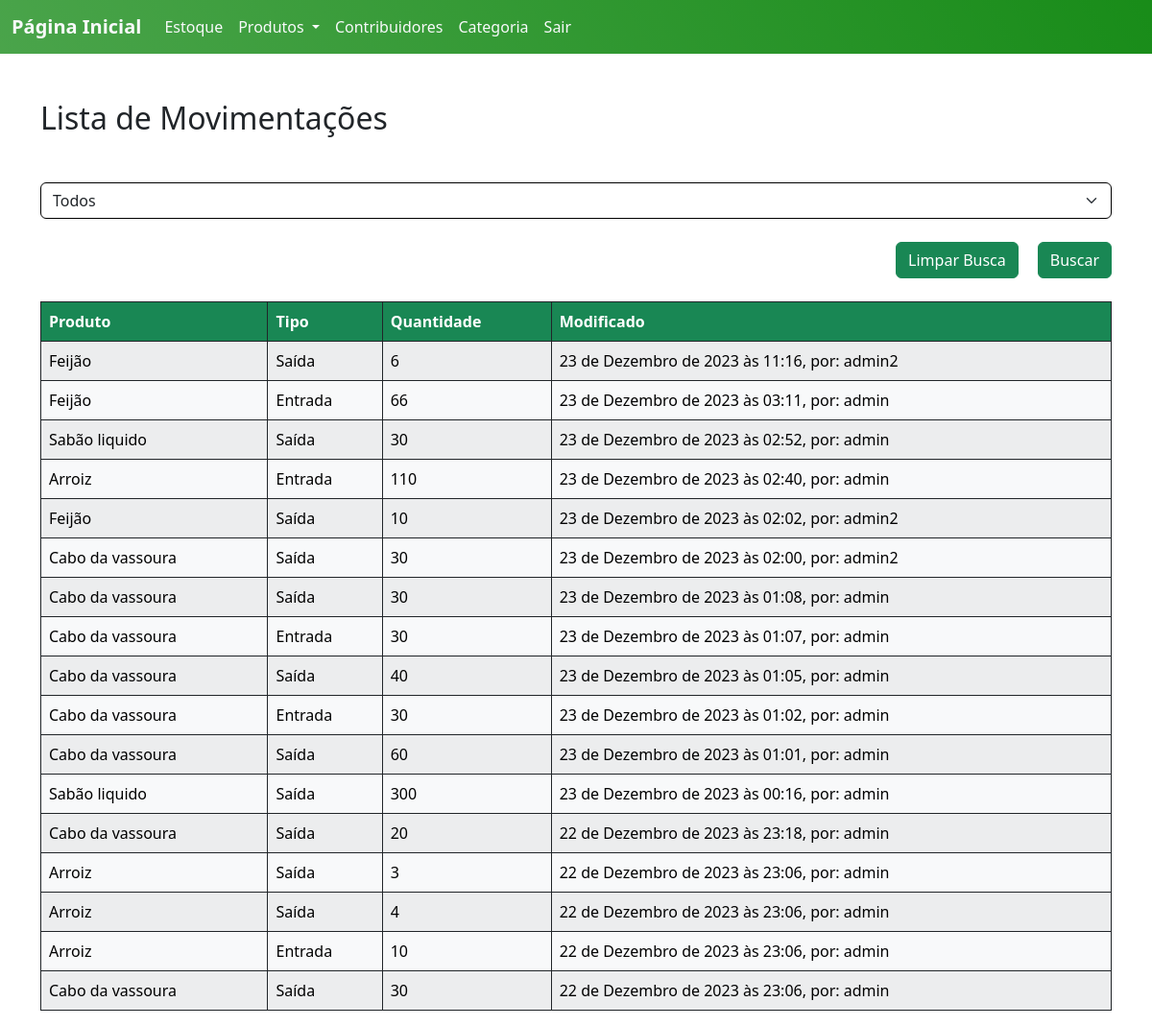
/Movimentos/ (signed in), run on an earlier commit of the app's database.
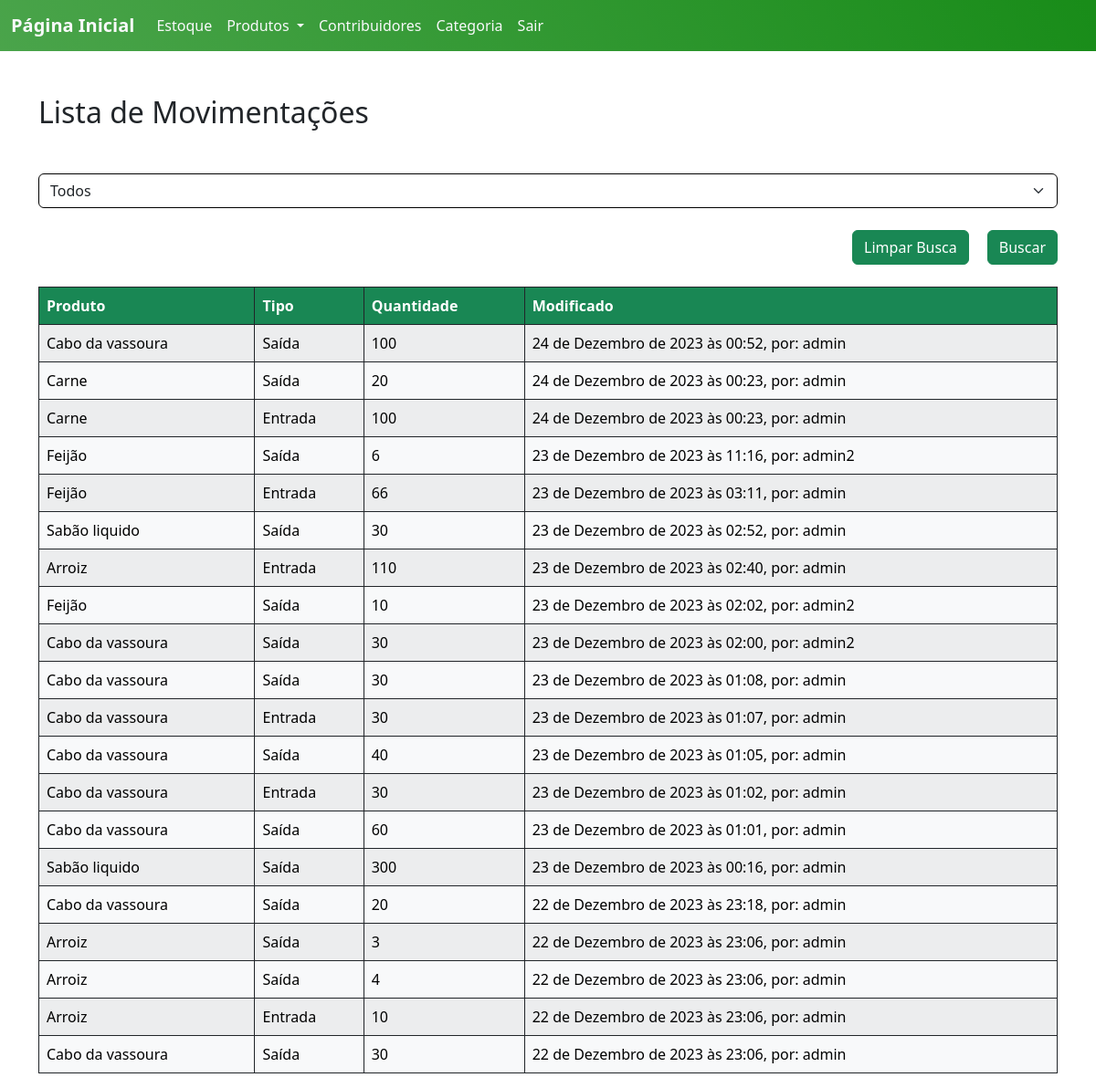
And on a later commit of the database.
### ABSJ/models.py (models this page shows, shortened)
class Movimento(models.Model):
    user = models.ForeignKey(User, on_delete=models.CASCADE)
    produto = models.ForeignKey(Produto, on_delete=models.CASCADE)
    quantidade = models.PositiveIntegerField()
    tipo = models.CharField(max_length=7, choices=MOVIMENTO)
    modificado = models.DateTimeField(auto_now=True)
    class Meta:
        ordering = ['-modificado']

class Produto(models.Model):
    user = models.ForeignKey(User, on_delete=models.CASCADE)
    categoria = models.ForeignKey(Categoria, on_delete=models.CASCADE, null=True)
    contribuidor = models.ForeignKey(Contribuidor, on_delete=models.CASCADE, null=True)
    produto = models.CharField(max_length=200)
    codigo = models.PositiveIntegerField(unique=True)
    estoque = models.PositiveIntegerField(default=0)
    validade = models.DateField()
    tempo_ultima_atualizacao = models.DateField(default=date.today)
    quantidade_dias = models.PositiveIntegerField(default=0)
    class Meta:
        ordering = ['produto']
    def __str__(self):
        return self.produto

### ABSJ/views.py (the view)
# urls.py: path('Movimentos/', v.movimento_list, name='Movimento_list'),
@login_required
def movimento_list(request):
    movimentos = m.Movimento.objects.all()
    tipo = request.GET.get('tipo')
    if tipo:
        movimentos = movimentos.filter(tipo=tipo)
    return render(request, 'list_Movimento.html', {'movimentos':movimentos})

### templates/list_Movimento.html (shortened to what this page needs)
{% extends 'home.html' %}
{% load static %}
{% block content %}
<div class="container mt-5">
  <h2 class="mb-5">Lista de Movimentações</h2>
  <form action="{% url 'Movimento_list' %}" method="GET">
    <select name="tipo" class="form-select mb-4">
      <option value="">Todos</option>
    </select>
    <div class="d-flex justify-content-end mb-4">
      <a class="btn btn-success"style="margin-right: 20px;" href="{% url 'Movimento_list' %}">Limpar Busca</a>
      <input class="btn btn-success" type="submit" value="Buscar">
    </div>
  </form>
  <div class="table-responsive">
    <table class="table table-striped table-bordered table-hover border-dark">
      <thead id="customTableHead" class="thead-dark table-custom">
        <tr>
          <th scope="col">Produto</th>
            <th scope="col" >Tipo</th>
            <th scope="col">Quantidade</th>
            <th scope="col">Modificado</th>
        </tr>
      </thead>
      <tbody>
        {% if movimentos %}
          {% for movimento in movimentos %}
            <tr class="table-light border-dark custom-links">
              <td>{{ movimento.produto }}</td>
              <td>{{ movimento.tipo }}</td>
              <td>{{ movimento.quantidade }}</td>
              <td>{{ movimento.modificado }}, por: {{ movimento.user }}</td>
            </tr>
          {% endfor %}
        {% else %}
          <tr>
            <td class="text-center p-5" colspan="5">Sem resultados encontrados :C</td>
          </tr>
        {% endif %}
      </tbody>
    </table>
  </div>
</div>
{% endblock %}

What changed in the data, as far as the page shows it:
added Movimento: produto "Cabo da vassoura", tipo "Saída", quantidade "100", modificado "24 de Dezembro de 2023 às 00:52", user "admin"
added Movimento: produto "Carne", tipo "Saída", quantidade "20", modificado "24 de Dezembro de 2023 às 00:23", user "admin"
added Movimento: produto "Carne", tipo "Entrada", quantidade "100", modificado "24 de Dezembro de 2023 às 00:23", user "admin"
